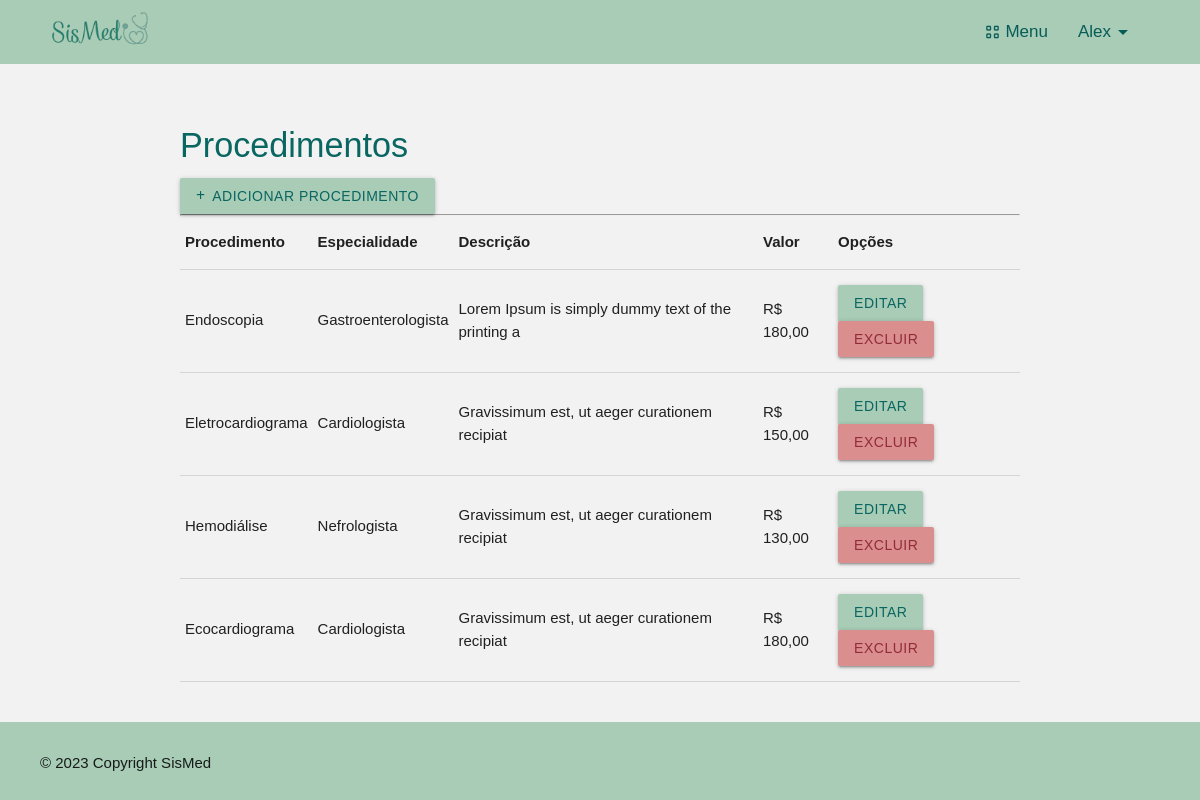
Page /listar/procedimentos (signed in) on the committed database.
### cadastros/models.py (models this page shows, shortened)
class Procedimento(models.Model):
    nome_procedimento = models.CharField(max_length=50, null=True)
    especialidade_responsavel = models.ForeignKey(Especialidade, on_delete=models.PROTECT, null=True, blank=True)
    descricao = models.TextField(null=True, verbose_name='Descricão')
    valor_procedimento = models.DecimalField(max_digits=8, decimal_places=2, null=True)
    observacao = models.TextField(null=True, blank=True, verbose_name='Observações Gerais Sobre o Procedimento')

class Especialidade(models.Model):
    especialidade = models.CharField(max_length=30, unique=True)
    valor_consulta = models.DecimalField(max_digits=8, decimal_places=2, null=True)
    def __str__(self):
        return f'{self.especialidade}'

### cadastros/views.py (the view)
# urls.py: path('listar/procedimentos', ProcedimentoList.as_view(), name='listar-procedimentos'),
class ProcedimentoList(LoginRequiredMixin, GrupoMixin, ListView):
    login_url = reverse_lazy('login')
    model = Procedimento
    template_name = 'cadastros/listas/procedimentos.html'
    success_url = reverse_lazy('listar-procedimentos')
    def get_context_data(self, *args, **kwargs):
        context = super().get_context_data(*args, **kwargs)
        context['titulo'] = 'Procedimento'
        return context

### paginas/views.py (called while the page is built)
    def get_context_data(self, **kwargs):
        context = super().get_context_data(**kwargs)
        user = self.request.user
        is_admin = user.groups.filter(name='Administrador').exists()
        is_medico = user.groups.filter(name='Medico').exists()
        context['is_admin'] = is_admin
        context['is_medico'] = is_medico
        return context

### cadastros/templates/cadastros/listas/procedimentos.html
{% extends 'paginas/index.html' %}
{% load static %}
{% block styles %}
    <link rel="stylesheet" href="{% static 'css/listar.css' %}">
{% endblock %}
{% block content %}
    <h4>Procedimentos</h4>
    <a class="btn btn-add btn-sm" href="{% url 'cadastrar-procedimento' %}">
        <i class="fas fa-plus"></i>
        Adicionar Procedimento
    </a> <hr>
    <div class="table-responsive">
        <table class="table">
            <tr>
                <th>Procedimento</th>
                <th>Especialidade</th>
                <th>Descrição</th>
                <th>Valor</th>
                <th>Opções</th>
            </tr>
            {% for procedimento in object_list %}
            <tr>
                <td>{{procedimento.nome_procedimento}}</td>
                {% if procedimento.especialidade_responsavel %}
                    <td>{{procedimento.especialidade_responsavel}}</td>
                {% else %}
                    <td></td>
                {% endif %}
                <td>{{procedimento.descricao}}</td>
                <td>R$ {{procedimento.valor_procedimento}}</td>
                <td>
                    <a href="{% url 'editar-procedimento' procedimento.pk %}" class="btn btn-sm btn-editar">Editar</a> &nbsp;
                    <a href="{% url 'excluir-procedimento' procedimento.pk %}" class="btn btn-sm btn-excluir">Excluir</a>
                </td>
            </tr>
            {% empty %}
            <tr>
                <td colspan="3">Ainda não há procedimentos registrados</td>
            </tr>
            {% endfor %}
        </table>
    </div>
{% endblock %}

### paginas/templates/paginas/index.html (shortened to what this page needs)
{% load static %}
<!DOCTYPE html>
<html lang="pt-br">
<head>
    <link rel="stylesheet" href="https://cdnjs.cloudflare.com/ajax/libs/materialize/1.0.0/css/materialize.min.css">
    <link rel="stylesheet" href="{% static 'css/estilo.css' %}">
    <link rel="stylesheet" href="{% static 'css/style_dash.css' %}">
    {% block styles %}
    {% endblock %}
</head>
<body>
{% block head %}
<header>
    <a href="#" class="brand-logo">
        <img id="logo" src="{% static 'img/SisMed-logo.png' %}" alt="SisMed logo" class="responsive-img" style="max-height: 60px;">
    </a>
  <nav class="navbar-nav">
    <div class="nav-wrapper" >
            <ul id="nav-mobile" class="right hide-on-med-and-down">
                {% if request.user.is_authenticated %}
                    <li class="dropdown-trigger black-text" data-target="dropdown1">
                        <span class="icons material-symbols-outlined" id="view-cozy">View_Cozy</span>
                        Menu
                    </li>
                    <li id="drop-user" class="dropdown-trigger black-text" data-target="dropdown3"> {{ request.user }}
                        <span class="material-symbols-outlined">arrow_drop_down</span>
                    </li>
                {% else %}
                    <li><a class="black-text" id="login-option" href="{% url 'login' %}">Login</a></li>
                {% endif %}
            </ul>
        </div>
    </nav>
</header>
{% endblock %}
{% block main %}
<main>
    <div class="container" id="main-container">
        {% block content %}{% endblock %}
    </div>
</main>
{% endblock %}
{% block footer %}
<footer>
    <div class="col-12" id="copyright">
        <p>&copy; 2023 Copyright SisMed</p>
    </div>
</footer>
{% endblock %}
</body>
</html>

### static/css/estilo.css (style rules this page uses)
* { margin: 0; padding: 0; }
body { background-color: #f2f2f2; }
h4 { color: #096661; }
header { height: 64px; background-color: #a8ccb6; display: flex; align-items: center; justify-content: space-between; padding-left: 50px; padding-right: 65px; }
header #logo { width: 110px; }
.navbar-nav { background-color: #a8ccb6; box-shadow: none; justify-content: space-between; }
#drop-user { text-transform: capitalize; }
.dropdown-trigger { display: flex; align-items: center; margin-left: 30px; font-size: 17px; color: #085c58 !important; }
.icons { margin-right: 4px; font-size: 18px; }
.btn-add i { margin-right: 3px; font-size: 16px; }
#drop-user { font-weight: 500; }
main { min-height: 80vh; }
.container { padding-block: 20px; }
footer { background-color: #a8ccb6; padding-inline: 40px; padding-block: 30px; }
#copyright { display: flex; justify-content: space-between; }

### static/css/style_dash.css (style rules this page uses)
body { font-family: Arial, sans-serif; }

### static/css/listar.css (style rules this page uses)
.container { padding-block: 40px; }
.btn-sm { font-weight: 500; }
.btn-add { background-color: #a8ccb6; border-color: #096661; color: #096661; font-size: 14px; }
.btn-editar { background-color: #a8ccb6; color: #096661; }
.btn-excluir { background-color: #db8e8e; color: #912c39; border: 0; }

### rows in the picture
Procedimento: nome_procedimento "Endoscopia", especialidade_responsavel "Gastroenterologista", descricao "Lorem Ipsum is simply dummy text of the printing a", valor_procedimento "180,00"
Procedimento: nome_procedimento "Eletrocardiograma", especialidade_responsavel "Cardiologista", descricao "Gravissimum est, ut aeger curationem recipiat", valor_procedimento "150,00"
Procedimento: nome_procedimento "Hemodiálise", especialidade_responsavel "Nefrologista", descricao "Gravissimum est, ut aeger curationem recipiat", valor_procedimento "130,00"
Procedimento: nome_procedimento "Ecocardiograma", especialidade_responsavel "Cardiologista", descricao "Gravissimum est, ut aeger curationem recipiat", valor_procedimento "180,00"

### other values in the picture
{{ request.user }} "Alex"
